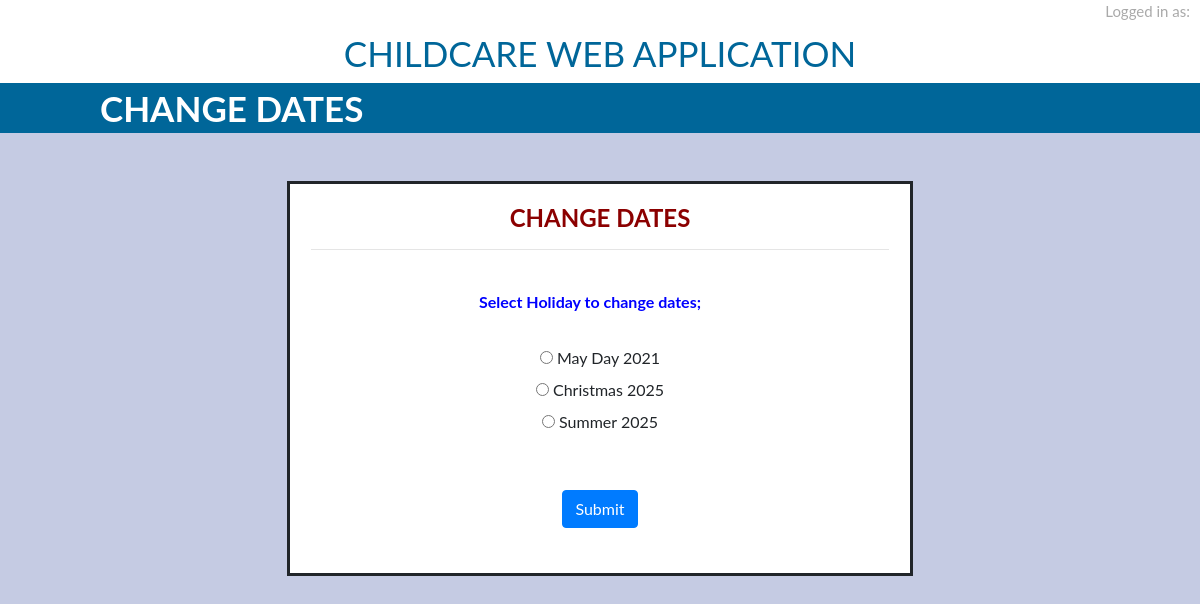
Page /holidaysUpdateAction on the committed database.
### creche/models.py (models this page shows, shortened)
class Holidays(models.Model):
    holiday = models.CharField(max_length=20)
    datefrom = models.DateField()
    dateto = models.DateField()

### creche/views.py (the view)
# urls.py: path('holidaysUpdateAction', views.holidaysUpdateAction, name = 'holidaysUpdateAction'),
def holidaysUpdateAction(request):
    userselected = request.POST.get('holidayupdate')
    holidays = Holidays.objects.all()
    context = {
        "holidays": holidays
    }
    if userselected == 'addholiday':
        return render(request, 'Holidays/addHoliday.html')
    elif userselected == 'removeholiday':
        return render(request, 'Holidays/removeHoliday.html', context)
    else:
        return render(request, 'Holidays/changeHolidayDates.html', context)

### templates/Holidays/changeHolidayDates.html (shortened to what this page needs)
{% extends "main_layout.html" %}
{% block page %}
    CHANGE DATES
{% endblock %}
{% block content %}
<div class="loginbox">
        <form action="{% url 'changeDates' %}" method="post">
          <h4 style="color:darkred; font-weight:bold;">CHANGE DATES</h4><hr><br>
                <label class="menulabels">Select Holiday to change dates;</label> <br><br>
                {% for holiday in holidays %}
                  <input type="radio" id={{holiday.id}} name="holiday" value={{holiday.id}}>
                  <label for={{holiday.id}}>{{ holiday.holiday }} {{ holiday.datefrom.year }}</label><br>
                {% endfor %}
              </select><br><br>
              <button class="btn btn-primary" type="submit" value = "Login">Submit</button> <br> <br>
      </form>
    {% endblock %}

### static/main_layout.css (style rules this page uses)
body { background-color: #c5cbe3; font-family: montserrat; }
* { padding: 0; margin: 0; text-decoration: none; list-style: none; box-sizing: border-box; }
.loginbox { text-align:center; margin-left: 20%; margin-right: 20%; height:auto; padding: 2%; background: white; border-style: solid; }
.menulabels { padding-right: 20px; align-content: center; text-align: left; color: blue; font-weight: bold; }

### static/verticaltabs.css (style rules this page uses)
* { box-sizing: border-box }
body { font-family: "Lato", sans-serif; }
h4 { color:darkblue; font-weight:bold; }

### rows in the picture
Holidays: holiday "May Day", datefrom.year "2021"
Holidays: holiday "Christmas", datefrom.year "2025"
Holidays: holiday "Summer", datefrom.year "2025"
